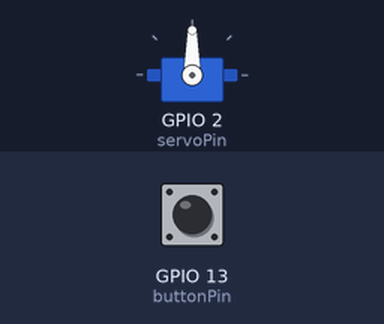
Recording of a sketch running on a simulated ESP32. On the bench: servo. Inputs (shaded band) come from the test bench; at power-on: GPIO 13 (buttonPin) HIGH.

Above: at 1.2 s.
1.3 s: GPIO 13 (buttonPin) pulled LOW for 1 s
At 1.45 s:
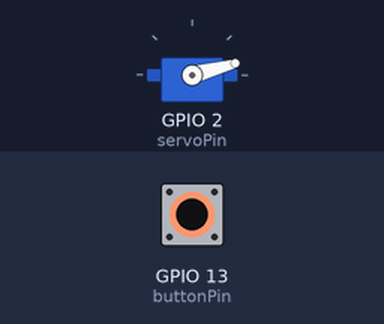
3.8 s: GPIO 13 (buttonPin) pulled LOW for 3.2 s
At 7.6 s:
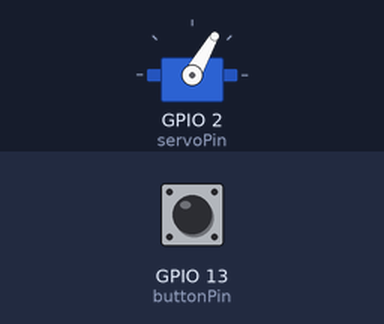
8.5 s: GPIO 13 (buttonPin) pulled LOW for 3.2 s
At 9.25 s:
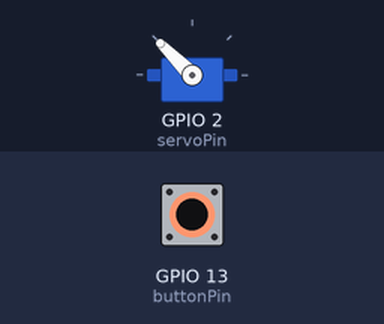
Timing chart, 0 to 13.2 s (numbered marks = the images above; inputs shaded):
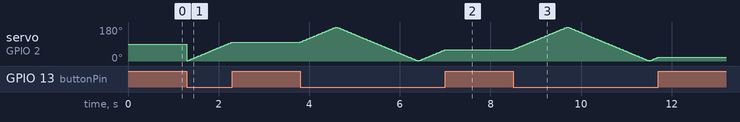

The sketch:

Phase3_Lab6.ino
```cpp
#include <ESP32Servo.h>


Servo myServo;


int buttonPin = 13;
int servoPin = 2;


int pos = 0;
bool direction = true;


void setup() {
  pinMode(buttonPin, INPUT_PULLUP);
  myServo.attach(servoPin);
}


void loop() {


  int buttonState = digitalRead(buttonPin);


  if (buttonState == LOW) {


    // Servo panning
    if (direction) {
      pos++;
      if (pos >= 180) direction = false;
    } else {
      pos--;
      if (pos <= 0) direction = true;
    }


    myServo.write(pos);
    delay(10);
  }


}
```
